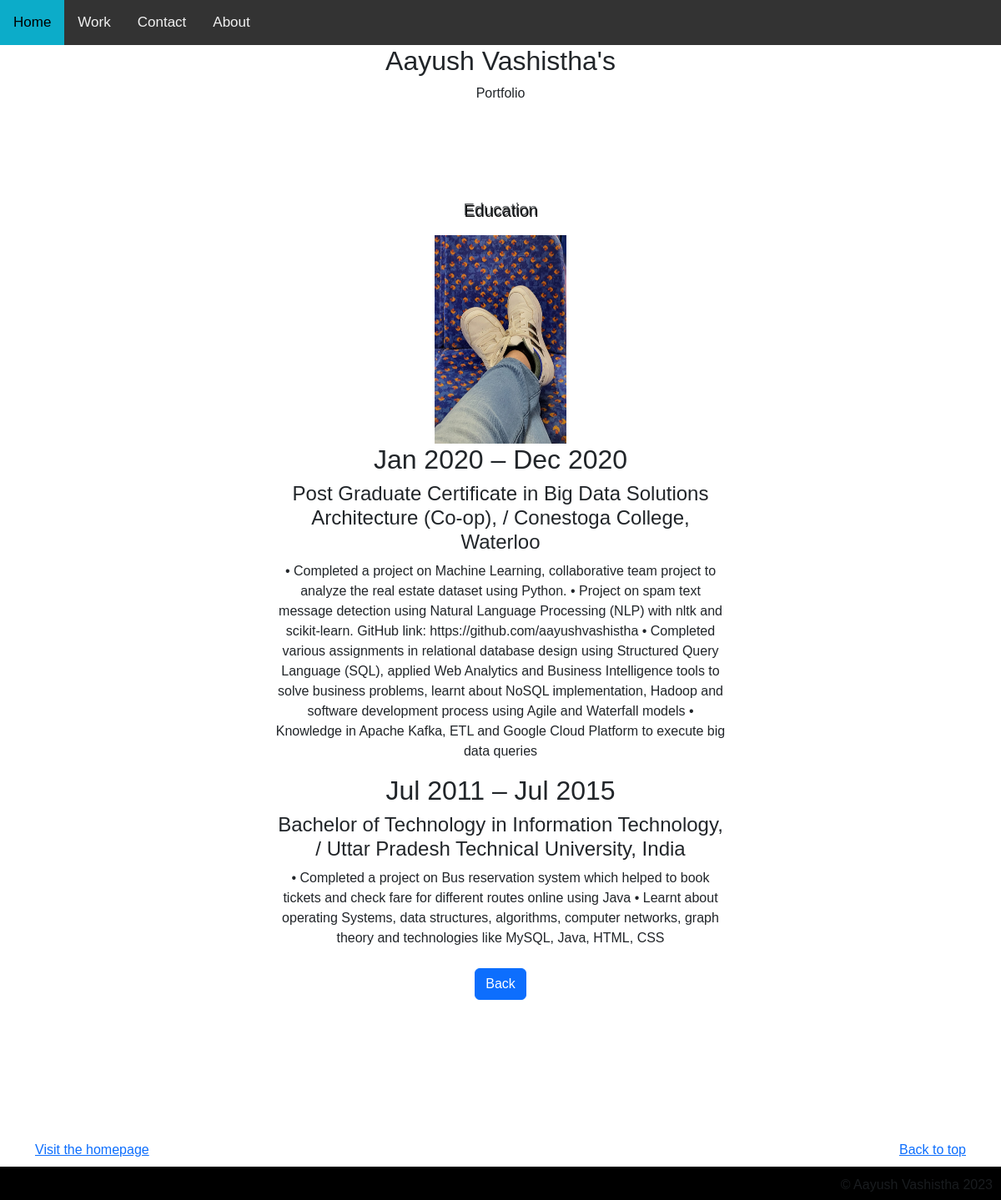
Page /jobs/5 on the committed database.
### jobs/models.py (models this page shows)
class job(models.Model):
    image = models.ImageField(upload_to='images')
    summary = models.CharField(max_length=200)
    def __str__(self):
        return self.summary

class resume(models.Model):
    year = models.CharField(max_length=100)
    designation = models.CharField(max_length=100)
    text = models.CharField(max_length=2000)
    def __str__(self):
        return self.year

### jobs/views.py (the view)
# urls.py: path('jobs/<int:job_id>', jobs.views.detail, name = 'detail'),
def detail(request, job_id):
    job_detail = get_object_or_404(job, pk = job_id)
    print(job_detail)
    if job_id == 4:
        resume_detail = resume.objects.filter(id__in = [1,2])
        print(resume_detail)
    elif job_id == 5:
        resume_detail = resume.objects.filter(id__in = [3,4])
        print(resume_detail)
    else:
        resume_detail = resume.objects.filter(id = 5)
    return render(request, 'detail.html', {'job': job_detail, 'resume': resume_detail})

### jobs/templates/detail.html (shortened to what this page needs)
<!doctype html>
<html lang="en" data-bs-theme="auto">
  {% load static %}
    <link rel="stylesheet" href="/styles/style.css">
<link href="https://cdn.jsdelivr.net/npm/bootstrap@5.3.0/dist/css/bootstrap.min.css" rel="stylesheet">
  </head>
    </head>
    <body>
  <div class="topnav">
    <a class="active" href="/">Home</a>
    <a href="/work">Work</a>
    <a href="/contact">Contact</a>
    <a href="/about">About</a>
  </div>
  <div style="text-align: center;">
    <h2>Aayush Vashistha's</h2>
    <p>Portfolio</p>
  </div>
<main>
  <section class="py-5 text-center container">
    <div class="row py-lg-5">
      <div class="col-lg-6 col-md-8 mx-auto">
        <p class="lead text-body-secondary">{{ job.summary }}</p>
        <img src="{{ job.image.url }}" height=250 alt=""></img>
        {% for resume in resume %}
        <h2> {{ resume.year }} </h2>
        <h4> {{ resume.designation }} </h4>
        <p> {{ resume.text }} </p>
        {% endfor %}
        <p>
            <a href="{% url 'work' %}" class="btn btn-primary my-2">Back</a>
          </p>
      </div>
    </div>
  </section>
</main>
<footer class="text-body-secondary py-5">
  <div class="container">
    <p class="float-end mb-1">
      <a href="#">Back to top</a>
    </p>
    <p class="mb-0"> <a href="/">Visit the homepage</a>
  </div>
  <div class="footer">
    <p class="float-end mb-1">
      &copy; Aayush Vashistha 2023
    </p>
  </div>
</footer>
    </body>
</html>

### styles/style.css (style rules this page uses)
html,body { margin:0; height:100%; font-family: 'Josefin Sans', sans-serif; }
a { text-decoration:none }
.btn { color:#333; border:2px solid; border-radius:3px; text-decoration:none; display:inline-block; padding:5px 10px; font-weight:600 }
body { color: white; }
.lead { text-shadow: 1px 2px black; }
.footer { position: fixed; padding: 10px 10px 0px 10px; bottom: 0; width: 100%; height: 40px; background: rgb(0, 0, 0); }
.topnav { background-color: #333; overflow: hidden; }
.topnav a { float: left; color: #f2f2f2; text-align: center; padding: 14px 16px; text-decoration: none; font-size: 17px; }
.topnav a.active { background-color: #04AA6D; color: white; }

### jobs/templates/detail.html (style rules this page uses)
body { margin: 0; font-family: Arial, Helvetica, sans-serif; }
.topnav { overflow: hidden; background-color: #333; }
.topnav a { float: left; color: #f2f2f2; text-align: center; padding: 14px 16px; text-decoration: none; font-size: 17px; }

### rows in the picture
job: summary "Education", image (picture)
resume: year "Jan 2020 – Dec 2020", designation "Post Graduate Certificate in Big Data Solutions Architecture (Co-op), / Conestoga College, Waterloo", text "• Completed a project on Machine Learning, collaborative team project to analyze the real estate dataset using Python. • Project on spam text message detection using Natural Language Processing (NLP) with nltk and scikit-learn. GitHub link: https://github.com/aayushvashistha • Completed various assignments in relational database design using Structured Query Language (SQL), applied Web Analytics and Business Intelligence tools to solve business problems, learnt about NoSQL implementation, Hadoop and software development process using Agile and Waterfall models • Knowledge in Apache Kafka, ETL and Google Cloud Platform to execute big data queries"
resume: year "Jul 2011 – Jul 2015", designation "Bachelor of Technology in Information Technology, / Uttar Pradesh Technical University, India", text "• Completed a project on Bus reservation system which helped to book tickets and check fare for different routes online using Java • Learnt about operating Systems, data structures, algorithms, computer networks, graph theory and technologies like MySQL, Java, HTML, CSS"
